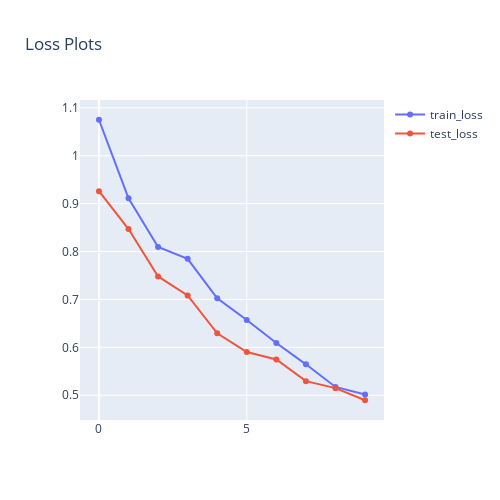
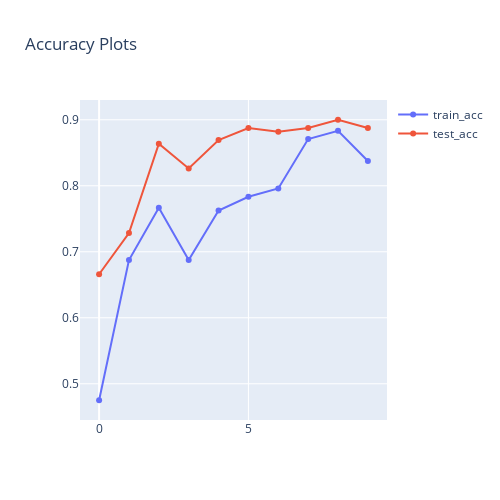

Notebook source saved alongside these figures, in order:
### Code cell
# plot loss curves:
fig=go.Figure()
fig.add_trace(
    go.Scatter(
        x=np.arange(10),
        y=results['train_loss'],
        name='train_loss'
    )
)
fig.add_trace(
    go.Scatter(
        x=np.arange(10),
        y=results['eval_loss'],
        name='test_loss'
    )
)
fig.update_layout(dict(
    title='Loss Plots',
    width=500,
    height=500
))
fig.show()

# plot loss curves:
fig=go.Figure()
fig.add_trace(
    go.Scatter(
        x=np.arange(10),
        y=results['train_metric'],
        name='train_acc'
    )
)
fig.add_trace(
    go.Scatter(
        x=np.arange(10),
        y=results['eval_metric'],
        name='test_acc'
    )
)
fig.update_layout(dict(
    title='Accuracy Plots',
    width=500,
    height=500
))
fig.show()

### Figure 1 — Plotly figure (JSON) as saved in the notebook; plotly's stock layout.template omitted (floating-point values rounded to 4 significant figures)
{"data": [{"name": "train_loss", "type": "scatter", "x": [0, 1, 2, 3, 4, 5, 6, 7, 8, 9], "y": [1.075, 0.9111, 0.8095, 0.7847, 0.7024, 0.6571, 0.6092, 0.5646, 0.5173, 0.5018, 0.4767, 0.4447, 0.4423, 0.4618, 0.3936, 0.401, 0.395, 0.3816, 0.3483, 0.3843]}, {"name": "test_loss", "type": "scatter", "x": [0, 1, 2, 3, 4, 5, 6, 7, 8, 9], "y": [0.926, 0.8469, 0.7481, 0.7083, 0.6293, 0.5902, 0.5748, 0.5294, 0.5148, 0.4896, 0.4822, 0.493, 0.4266, 0.4355, 0.4186, 0.4121, 0.3893, 0.3934, 0.3938, 0.3808]}], "layout": {"height": 500, "title": {"text": "Loss Plots"}, "width": 500}}

### Figure 2 — Plotly figure (JSON) as saved in the notebook; plotly's stock layout.template omitted (floating-point values rounded to 4 significant figures)
{"data": [{"name": "train_acc", "type": "scatter", "x": [0, 1, 2, 3, 4, 5, 6, 7, 8, 9], "y": [0.475, 0.6875, 0.7667, 0.6875, 0.7625, 0.7833, 0.7958, 0.8708, 0.8833, 0.8375, 0.85, 0.8917, 0.8583, 0.8583, 0.8875, 0.8667, 0.8542, 0.9375, 0.9458, 0.8667]}, {"name": "test_acc", "type": "scatter", "x": [0, 1, 2, 3, 4, 5, 6, 7, 8, 9], "y": [0.6659, 0.7284, 0.8636, 0.8261, 0.8693, 0.8875, 0.8818, 0.8875, 0.9, 0.8875, 0.9125, 0.8636, 0.8943, 0.8761, 0.8636, 0.8818, 0.8818, 0.8761, 0.8943, 0.9011]}], "layout": {"height": 500, "title": {"text": "Accuracy Plots"}, "width": 500}}
